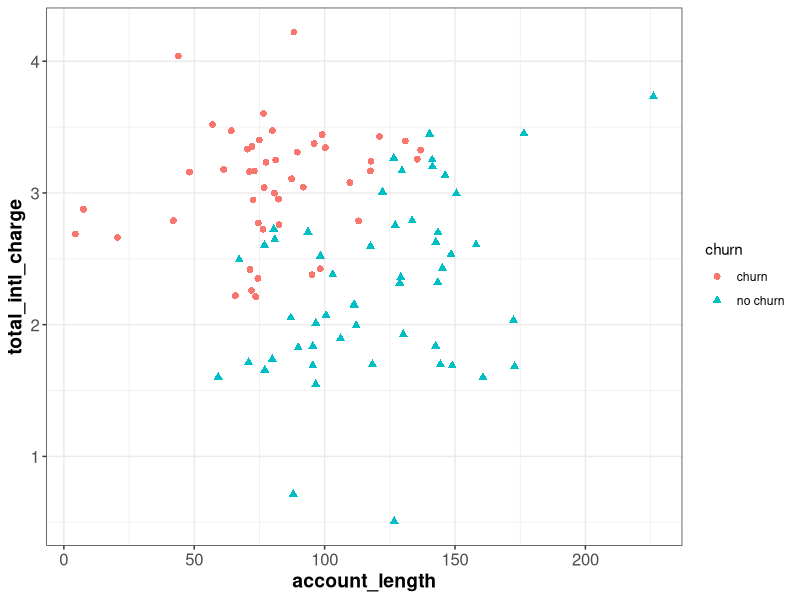
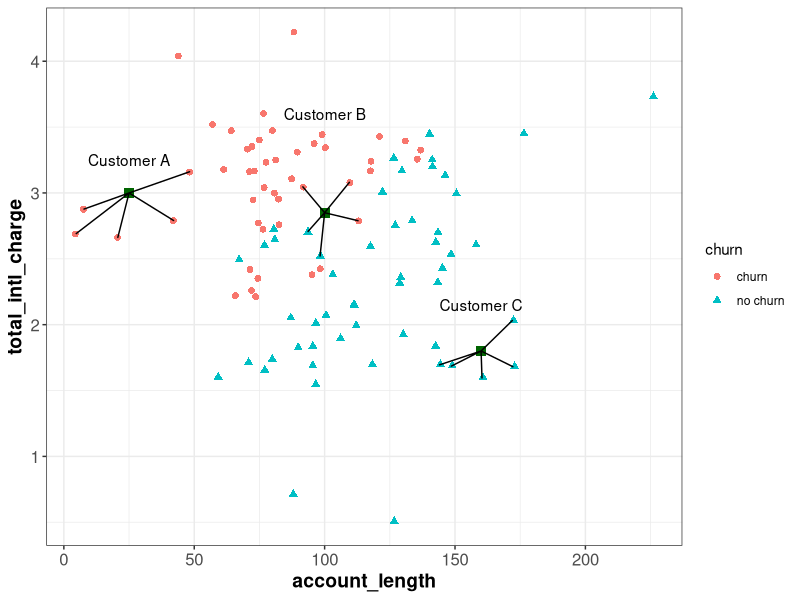
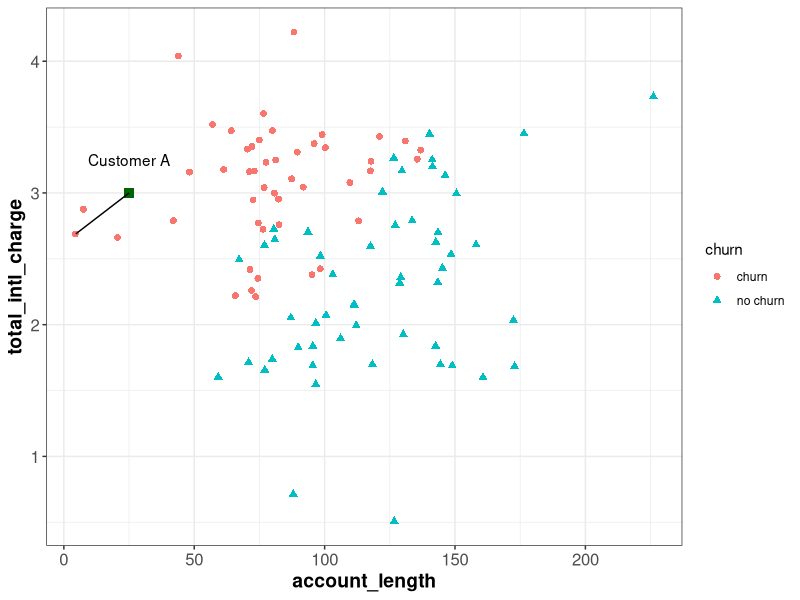
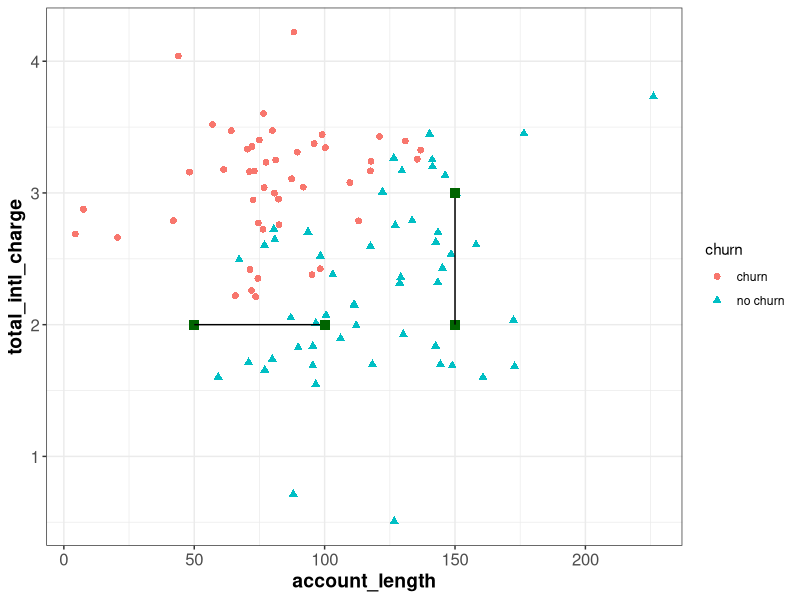
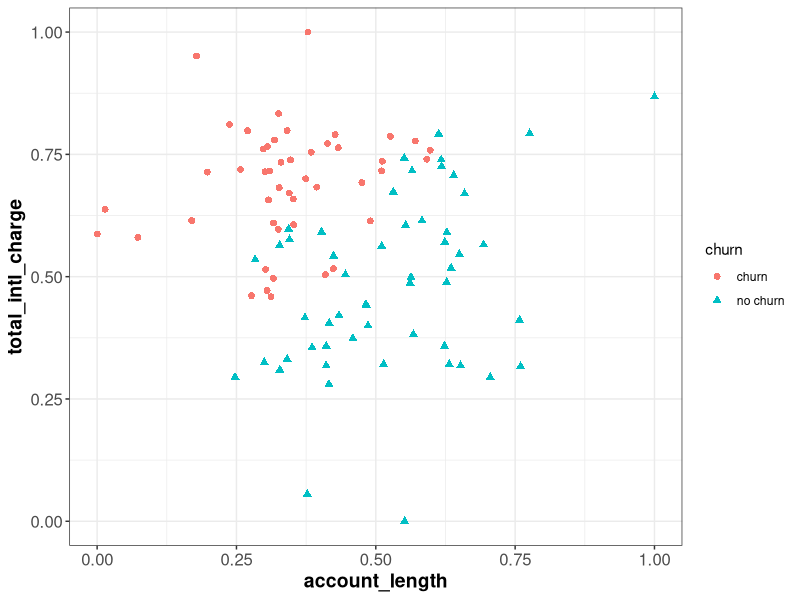

Here is the R script that generated these plots, in order:
library(tidyverse)
library(kableExtra)
library(ggplot2)
options(readr.num_columns = 0)
churn <- read_csv("_build/data/churn_train.csv")

head(churn)

churnSample <- read_csv("_build/data/churn_sample.csv")
churnSample$churn = ifelse(churnSample$churn==1, "churn", "no churn")
churnSample$account_length = churnSample$account_length*sd(churn$account_length) + mean(churn$account_length)
churnSample$total_intl_charge = churnSample$total_intl_charge*sd(churn$total_intl_charge) + mean(churn$total_intl_charge)
library(ggplot2)

suppressMessages(print(ggplot(churnSample, aes(x=account_length, y=total_intl_charge, color=churn, shape=churn)) + geom_point(size=2) + theme_bw() +
  theme(axis.text=element_text(size=12),
        axis.title=element_text(size=14,face="bold"))))

churnSample <- read_csv("_build/data/churn_sample.csv")
churnSample$churn = ifelse(churnSample$churn==1, "churn", "no churn")

churnSample$account_length = churnSample$account_length*sd(churn$account_length) + mean(churn$account_length)
churnSample$total_intl_charge = churnSample$total_intl_charge*sd(churn$total_intl_charge) + mean(churn$total_intl_charge)
library(ggplot2)

pointA = data.frame(account_length=25, total_intl_charge=3)
pointANearest = data.frame(c(4.564370,pointA$account_length,7.721684,pointA$account_length,20.697285,pointA$account_length,42.072091,pointA$account_length,48.209354, pointA$account_length), 
                           c(2.6889498,pointA$total_intl_charge,2.8776394,pointA$total_intl_charge,2.6624903,pointA$total_intl_charge,2.7909322,pointA$total_intl_charge,3.1609721,pointA$total_intl_charge),
                           c("no churn","no churn","no churn","no churn","no churn","no churn","no churn","no churn","no churn","no churn"))
names(pointANearest) = c("account_length", "total_intl_charge", "churn")
pointB = data.frame(account_length=160, total_intl_charge=1.8)
pointBNearest = data.frame(c(172.389055,pointB$account_length,171.992009,pointB$account_length,160.344819,pointB$account_length,148.586736,pointB$account_length,144.073490,pointB$account_length), 
                           c(1.6791425,pointB$total_intl_charge,2.0317458,pointB$total_intl_charge,1.5954999,pointB$total_intl_charge,1.6851977,pointB$total_intl_charge,1.6953439,pointB$total_intl_charge), c("no churn","no churn","no churn","no churn","no churn","no churn","no churn","no churn","no churn","no churn"))
names(pointBNearest) = c("account_length", "total_intl_charge", "churn")
pointC = data.frame(account_length=100, total_intl_charge=2.85)
pointCNearest = data.frame(c(93.494871,pointC$account_length,91.650732,pointC$account_length,98.252319,pointC$account_length,109.494056,pointC$account_length,112.812032,pointC$account_length),
                           c(2.7048315,pointC$total_intl_charge,3.0463884,pointC$total_intl_charge,2.5214656,pointC$total_intl_charge,3.0806561,pointC$total_intl_charge,2.7891426,pointC$total_intl_charge),
                           c("no churn","no churn","no churn","no churn","no churn","no churn","no churn","no churn","no churn","no churn"))
names(pointCNearest) = c("account_length", "total_intl_charge", "churn")

suppressWarnings(print(ggplot(churnSample, aes(x=account_length, y=total_intl_charge, color=churn, shape=churn)) + geom_point(size=2) + theme_bw() +
  theme(axis.text=element_text(size=12),
        axis.title=element_text(size=14,face="bold"))+
  geom_point(aes(x=pointA$account_length, y=pointA$total_intl_charge), colour="darkgreen", shape=15, size=3) + annotate("text", x = 25, y = 3.25, label = "Customer A") + 
  geom_path(data=pointANearest, colour="black")+
  geom_point(aes(x=pointB$account_length, y=pointB$total_intl_charge), colour="darkgreen", shape=15, size=3) + annotate("text", x = 100, y = 3.6, label = "Customer B") + 
  geom_path(data=pointBNearest, colour="black")+
  geom_point(aes(x=pointC$account_length, y=pointC$total_intl_charge), colour="darkgreen", shape=15, size=3) + annotate("text", x = 160, y = 2.15, label = "Customer C") + 
  geom_path(data=pointCNearest, colour="black"))) 

churnSample <- read_csv("_build/data/churn_sample.csv")
churnSample$churn = ifelse(churnSample$churn==1, "churn", "no churn")

churnSample$account_length = churnSample$account_length*sd(churn$account_length) + mean(churn$account_length)
churnSample$total_intl_charge = churnSample$total_intl_charge*sd(churn$total_intl_charge) + mean(churn$total_intl_charge)
library(ggplot2)

pointA = data.frame(account_length=25, total_intl_charge=3)
pointANearest = data.frame(c(4.564370,pointA$account_length), 
                           c(2.6889498,pointA$total_intl_charge),
                           c("no churn","no churn"))
names(pointANearest) = c("account_length", "total_intl_charge", "churn")

suppressWarnings(print(ggplot(churnSample, aes(x=account_length, y=total_intl_charge, color=churn, shape=churn)) + geom_point(size=2) + theme_bw() +
  theme(axis.text=element_text(size=12),
        axis.title=element_text(size=14,face="bold"))+
  geom_point(aes(x=pointA$account_length, y=pointA$total_intl_charge), colour="darkgreen", shape=15, size=3) + annotate("text", x = 25, y = 3.25, label = "Customer A") + 
  geom_path(data=pointANearest, colour="black")))

churnSample <- read_csv("_build/data/churn_sample.csv")
churnSample$churn = ifelse(churnSample$churn==1, "churn", "no churn")

churnSample$account_length = churnSample$account_length*sd(churn$account_length) + mean(churn$account_length)
churnSample$total_intl_charge = churnSample$total_intl_charge*sd(churn$total_intl_charge) + mean(churn$total_intl_charge)
library(ggplot2)

pointA = data.frame(account_length=50, total_intl_charge=2,churn="churn")
pointB = data.frame(c(100,pointA$account_length), 
                           c(2,pointA$total_intl_charge),
                           c("no churn","no churn"))
names(pointB) = c("account_length", "total_intl_charge", "churn")

pointC = data.frame(account_length=150, total_intl_charge=2,churn="churn")
pointD = data.frame(c(150,pointC$account_length), 
                           c(3,pointC$total_intl_charge),
                           c("no churn","no churn"))
names(pointD) = c("account_length", "total_intl_charge", "churn")

suppressWarnings(print(ggplot(churnSample, aes(x=account_length, y=total_intl_charge, color=churn, shape=churn)) + geom_point(size=2) + theme_bw() +
  theme(axis.text=element_text(size=12),
        axis.title=element_text(size=14,face="bold"))+
  geom_point(aes(x=pointA$account_length, y=pointA$total_intl_charge), colour="darkgreen", shape=15, size=3) +
  geom_path(data=pointB, colour="black") + 
  geom_point(aes(x=pointB[1,]$account_length, y=pointB[1,]$total_intl_charge), colour="darkgreen", shape=15, size=3)+
  geom_point(aes(x=pointC$account_length, y=pointC$total_intl_charge), colour="darkgreen", shape=15, size=3) +
  geom_path(data=pointD, colour="black") + 
  geom_point(aes(x=pointD[1,]$account_length, y=pointD[1,]$total_intl_charge), colour="darkgreen", shape=15, size=3)))

churnSample <- read_csv("_build/data/churn_sample.csv")
churnSample$account_length <- (churnSample$account_length - min(churnSample$account_length)) / (max(churnSample$account_length) - min(churnSample$account_length))
churnSample$total_intl_charge <- (churnSample$total_intl_charge - min(churnSample$total_intl_charge)) / (max(churnSample$total_intl_charge) - min(churnSample$total_intl_charge))
churnSample$churn = ifelse(churnSample$churn==1, "churn", "no churn")
library(ggplot2)

suppressWarnings(print(ggplot(churnSample, aes(x=account_length, y=total_intl_charge, color=churn, shape=churn)) + geom_point(size=2) + theme_bw() +
  theme(axis.text=element_text(size=12),
        axis.title=element_text(size=14,face="bold"))))

library(caret)

# Create min-max scaler
scaler <- preProcess(churn, method="range")

# Apply scaler to our data set
churnScaled <- predict(scaler, churn)

head(churnScaled)

# Convert categorical variables to dummy variables
churnScaled$international_plan <- ifelse(churnScaled$international_plan=="yes", 1, 0)
churnScaled$voice_mail_plan <- ifelse(churnScaled$voice_mail_plan=="yes", 1, 0)

head(churnScaled)

churnNew <- read_csv("_build/data/churn_new.csv")

head(churnNew)

churnNewScaled <- predict(scaler, churnNew)

head(churnNewScaled)

churnNewScaled$international_plan <- ifelse(churnNewScaled$international_plan=="yes", 1, 0)
churnNewScaled$voice_mail_plan <- ifelse(churnNewScaled$voice_mail_plan=="yes", 1, 0)

head(churnNewScaled)

library(class)
knnModelK5 <- knn(train = churnScaled[,-13], test = churnNewScaled, 
                  cl = churnScaled$churn, k = 5, prob=TRUE)

knnModelK5
